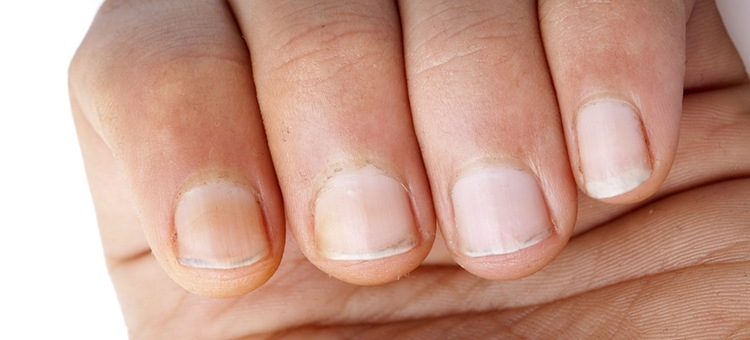
#> input picture lesson6/nails_segmentation/images/09aefeec-e05f-11e8-87a6-0242ac1c0002.jpg, 750 x 340 px, found by its file name; its folder holds only this picture in this run
$ python lesson6_1.py
#> lines starting #> are read from the running program, lines starting #| are printed output that depends on the picture; after the words box and inside, x2 and y2 are one past the last pixel; in counts of white or black regions, pixels touching at a corner belong together
import matplotlib.pyplot as plt
import matplotlib.backend_bases as plt_bb
import numpy as np
import cv2
import os


def key_press_event(event: plt_bb.KeyEvent):
    global axis11, axis12, axis21, axis22, idx, pairs_of_images
    if event.key == "right":
        idx += 1
    elif event.key == "left":
        idx -= 1
    else:
        return
    if idx >= len(pairs_of_images):
        idx = 0
    if idx < 0:
        idx = len(pairs_of_images) - 1

    axis11.imshow(pairs_of_images[idx][0])
    axis12.imshow(pairs_of_images[idx][2])
    axis21.imshow(pairs_of_images[idx][1], cmap="gray")
    axis22.imshow(pairs_of_images[idx][3], cmap="gray")

    axis11.figure.canvas.draw()


images_path = "nails_segmentation\\images"
labels_path = "nails_segmentation\\labels"


def read_pairs():
    pairs = []
    for image_name in os.listdir(images_path):
        image = cv2.imread(images_path + "\\" + image_name)[:, :, ::-1]
        label = cv2.imread(labels_path + "\\" + image_name)
#> label is the input picture: shape (340, 750, 3); mean B, G, R 140.8, 157, 200.3
        label = cv2.cvtColor(label, cv2.COLOR_BGR2GRAY)
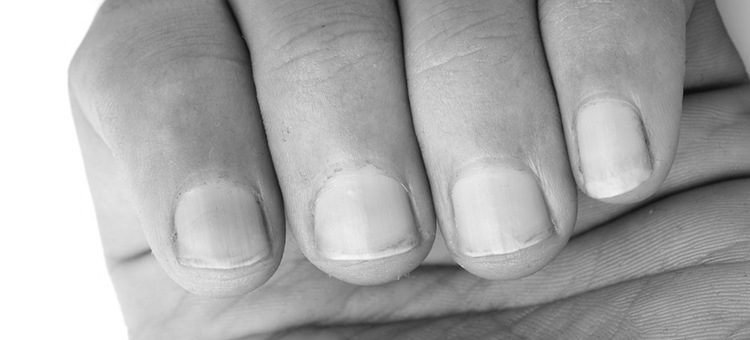
#> label: shape (340, 750); min 13, max 255, mean 168.1
        contours, hierarchy = cv2.findContours(label, cv2.RETR_CCOMP, cv2.CHAIN_APPROX_SIMPLE)
#> contours = [[[0, 0], [0, 339], [749, 339], [749, 0]]]
        cont_image = cv2.drawContours(image.copy(), contours, -1, (0, 255, 0), 2)
        cont_label = cv2.drawContours(np.zeros(label.shape), contours, -1, (255, 255, 255), 2)
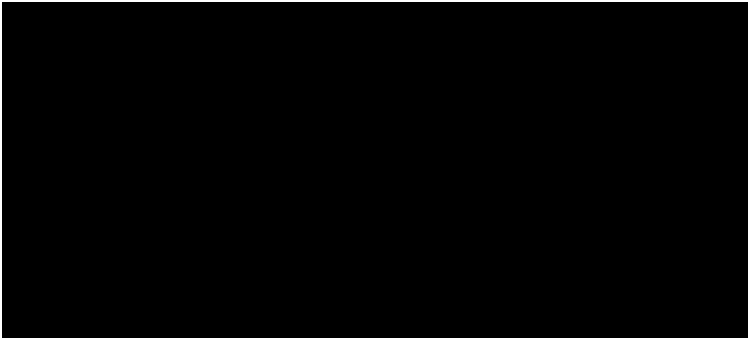
#> cont_label: shape (340, 750) float64; 1.7% white; 1 white region, box (x1, y1, x2, y2) and area: (0, 0, 750, 340) 4344
        pairs += [(image, label, cont_image, cont_label)]
    return pairs


idx = 0
if __name__ == "__main__":
    pairs_of_images = read_pairs()
#> pairs_of_images = 1 item
    fig, ((axis11, axis12), (axis21, axis22)) = plt.subplots(nrows=2, ncols=2)

    axis11.imshow(pairs_of_images[idx][0])
    axis12.imshow(pairs_of_images[idx][2])
    axis21.imshow(pairs_of_images[idx][1], cmap="gray")
    axis22.imshow(pairs_of_images[idx][3], cmap="gray")

    key_press_event_id = fig.canvas.mpl_connect("key_press_event", key_press_event)
    plt.show()
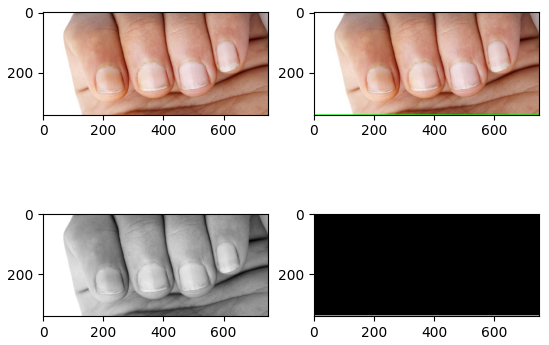
#> figure drawn by matplotlib, 4 panels

$ run again, on lesson6/nails_segmentation/images/34404E67-4BB8-432E-863E-C1BEF5EB37E0.jpg
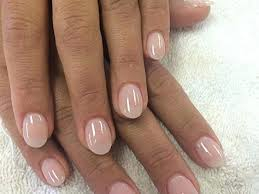
#> input picture lesson6/nails_segmentation/images/34404E67-4BB8-432E-863E-C1BEF5EB37E0.jpg, 259 x 194 px, found by its file name
#> in read_pairs, label is the input picture: shape (194, 259, 3); mean B, G, R 130, 145.6, 173
#> label: shape (194, 259)
#> contours = [[[0, 0], [0, 193], [258, 193], [258, 0]]]
#> in read_pairs, `cont_label = cv2.drawContours(np.zeros(label.shape), contours, -1, (25..`:
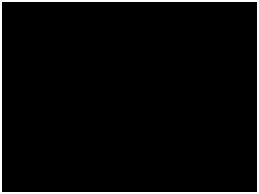
#> cont_label: shape (194, 259) float64; 3.6% white; 1 white region, box (x1, y1, x2, y2) and area: (0, 0, 259, 194) 1796
#> pairs_of_images = 1 item
#> `plt.show()`:
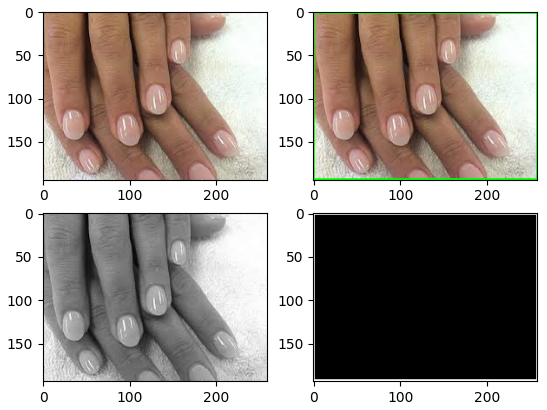
#> figure drawn by matplotlib, 4 panels

$ run again, on lesson6/nails_segmentation/images/3493127D-7B19-4E50-94AE-2401BD2A91C8.jpg
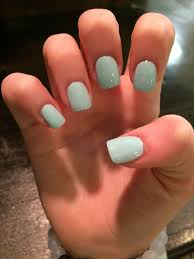
#> input picture lesson6/nails_segmentation/images/3493127D-7B19-4E50-94AE-2401BD2A91C8.jpg, 194 x 259 px, found by its file name
#> in read_pairs, label is the input picture: shape (259, 194, 3); mean B, G, R 69.3, 88.3, 134.8
#> label: shape (259, 194)
#> contours = [[[0, 0], [0, 258], [193, 258], [193, 0]]]
#> in read_pairs, `cont_label = cv2.drawContours(np.zeros(label.shape), contours, -1, (25..`:
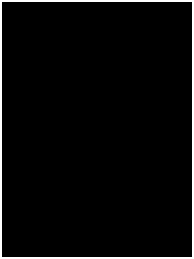
#> cont_label: shape (259, 194) float64; 3.6% white; 1 white region, box (x1, y1, x2, y2) and area: (0, 0, 194, 259) 1796
#> pairs_of_images = 1 item
#> `plt.show()`:
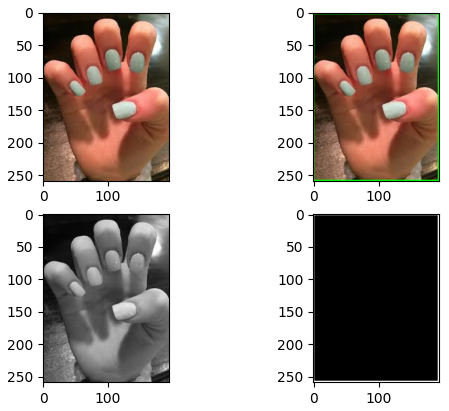
#> figure drawn by matplotlib, 4 panels

$ run again, on lesson6/nails_segmentation/images/41d83dbb-7c39-4d91-979e-eec5ff71b265.jpg
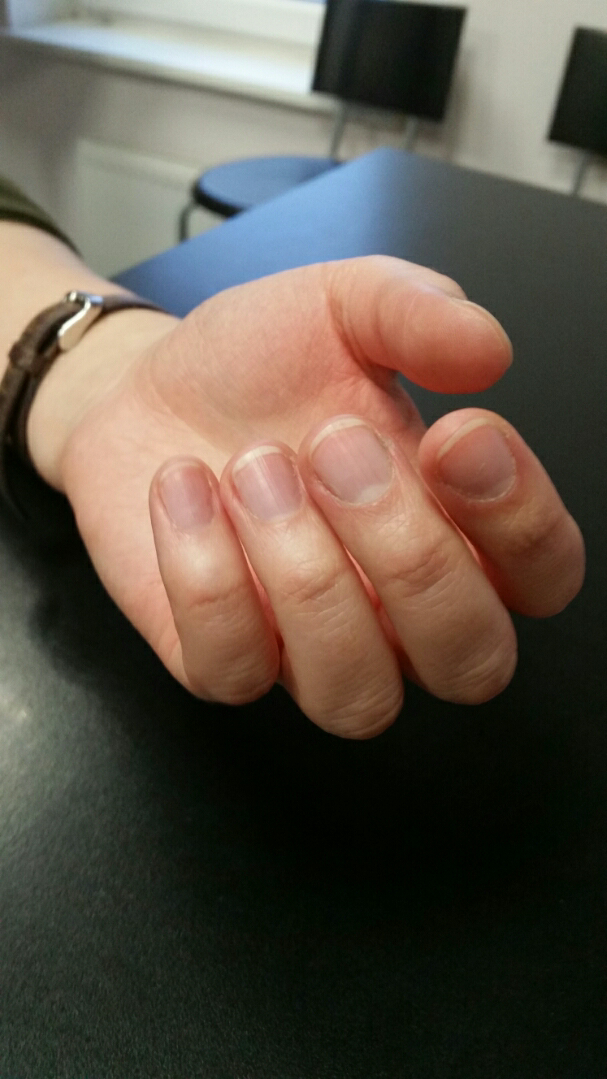
#> input picture lesson6/nails_segmentation/images/41d83dbb-7c39-4d91-979e-eec5ff71b265.jpg, 607 x 1079 px, found by its file name
#> in read_pairs, label is the input picture: shape (1079, 607, 3); mean B, G, R 72.3, 84, 94
#> label: shape (1079, 607)
#> contours = 9 contours, 8 with area under 20; largest, box (x1, y1, x2, y2) and area: (0, 0, 607, 1079) 653268
#> in read_pairs, `cont_label = cv2.drawContours(np.zeros(label.shape), contours, -1, (25..`:
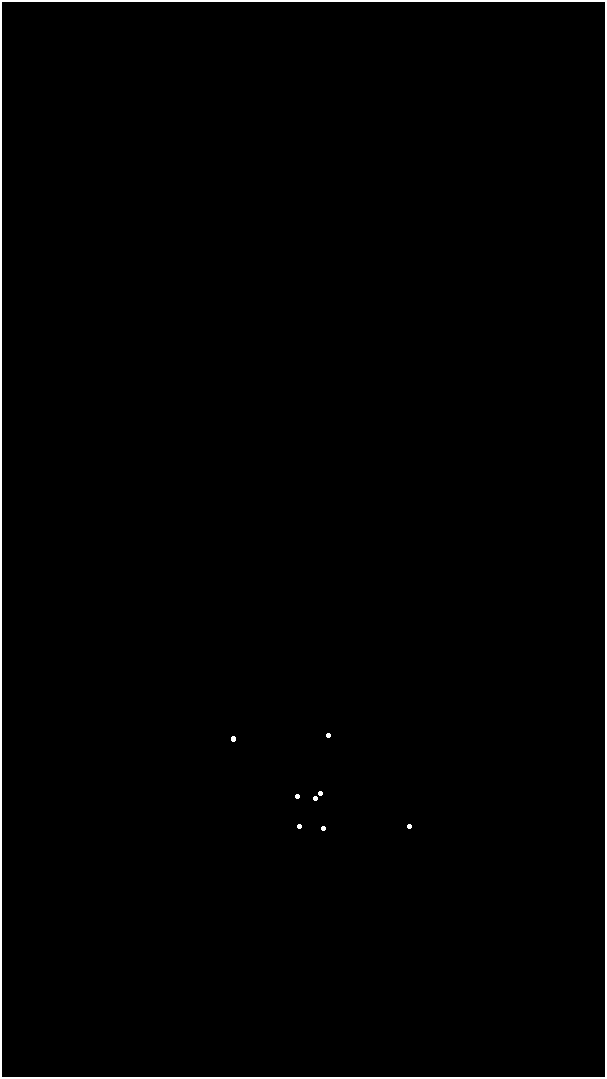
#> cont_label: shape (1079, 607) float64; 1.1% white; 9 white regions, largest, box (x1, y1, x2, y2) and area: (0, 0, 607, 1079) 6728, (231, 736, 236, 742) 26, (326, 733, 331, 738) 21
#> pairs_of_images = 1 item
#> `plt.show()`:
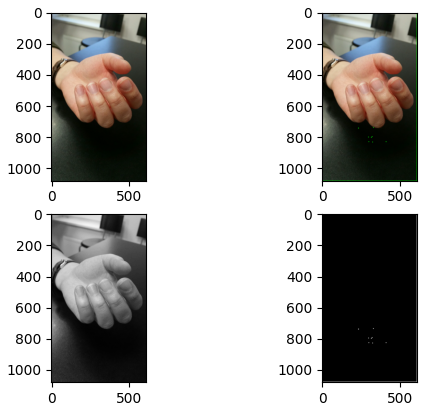
#> figure drawn by matplotlib, 4 panels

$ run again, on lesson6/nails_segmentation/images/1eecab90-1a92-43a7-b952-0204384e1fae.jpg
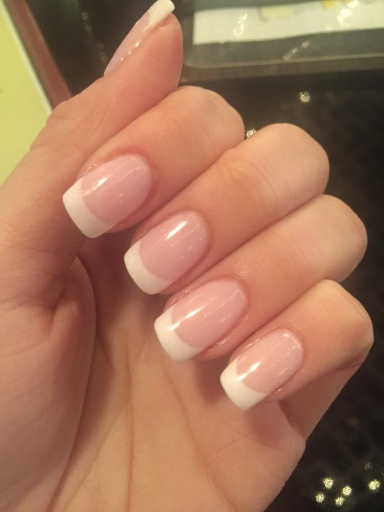
#> input picture lesson6/nails_segmentation/images/1eecab90-1a92-43a7-b952-0204384e1fae.jpg, 384 x 512 px, found by its file name
#> in read_pairs, label is the input picture: shape (512, 384, 3); mean B, G, R 88.5, 115.7, 162.9
#> label: shape (512, 384)
#> contours = [[[0, 0], [0, 511], [383, 511], [383, 0]]]
#> in read_pairs, `cont_label = cv2.drawContours(np.zeros(label.shape), contours, -1, (25..`:
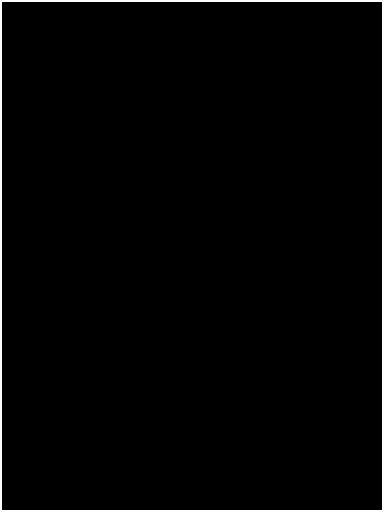
#> cont_label: shape (512, 384) float64; 1.8% white; 1 white region, box (x1, y1, x2, y2) and area: (0, 0, 384, 512) 3568
#> pairs_of_images = 1 item
#> `plt.show()`:
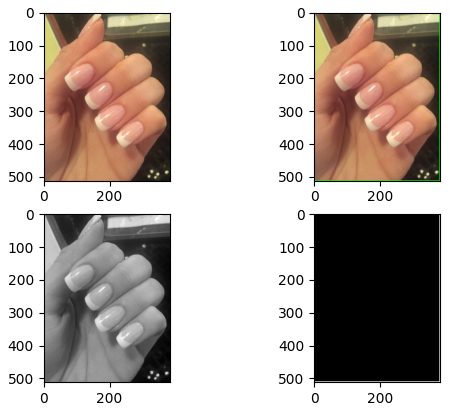
#> figure drawn by matplotlib, 4 panels
